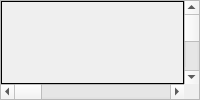
          <widget class="QFrame" name="frme_cap_display_0">
           <property name="sizePolicy">
            <sizepolicy hsizetype="Expanding" vsizetype="Preferred">
             <horstretch>0</horstretch>
             <verstretch>0</verstretch>
            </sizepolicy>
           </property>
           <property name="frameShape">
            <enum>QFrame::StyledPanel</enum>
           </property>
           <property name="frameShadow">
            <enum>QFrame::Plain</enum>
           </property>
           <layout class="QGridLayout" name="layout_grid_frme_cap_display_0">
            <property name="leftMargin">
             <number>0</number>
            </property>
            <property name="topMargin">
             <number>0</number>
            </property>
            <property name="rightMargin">
             <number>0</number>
            </property>
            <property name="bottomMargin">
             <number>0</number>
            </property>
            <property name="spacing">
             <number>0</number>
            </property>
            <item row="0" column="0">
             <widget class="QLabel" name="lbl_cap_display_pixmap_0">
              <property name="sizePolicy">
               <sizepolicy hsizetype="Preferred" vsizetype="Preferred">
                <horstretch>0</horstretch>
                <verstretch>0</verstretch>
               </sizepolicy>
              </property>
              <property name="contextMenuPolicy">
               <enum>Qt::DefaultContextMenu</enum>
              </property>
              <property name="frameShape">
               <enum>QFrame::Panel</enum>
              </property>
              <property name="text">
               <string/>
              </property>
              <property name="alignment">
               <set>Qt::AlignLeading|Qt::AlignLeft|Qt::AlignTop</set>
              </property>
             </widget>
            </item>
            <item row="0" column="1">
             <widget class="QScrollBar" name="sbar_vrt_cap_display_0">
              <property name="sizePolicy">
               <sizepolicy hsizetype="Fixed" vsizetype="Preferred">
                <horstretch>0</horstretch>
                <verstretch>0</verstretch>
               </sizepolicy>
              </property>
              <property name="maximumSize">
               <size>
                <width>15</width>
                <height>16777215</height>
               </size>
              </property>
              <property name="orientation">
               <enum>Qt::Vertical</enum>
              </property>
             </widget>
            </item>
            <item row="1" column="0">
             <widget class="QScrollBar" name="sbar_hrz_cap_display_0">
              <property name="sizePolicy">
               <sizepolicy hsizetype="Preferred" vsizetype="Fixed">
                <horstretch>0</horstretch>
                <verstretch>0</verstretch>
               </sizepolicy>
              </property>
              <property name="maximumSize">
               <size>
                <width>16777215</width>
                <height>15</height>
               </size>
              </property>
              <property name="orientation">
               <enum>Qt::Horizontal</enum>
              </property>
             </widget>
            </item>
           </layout>
          </widget>
